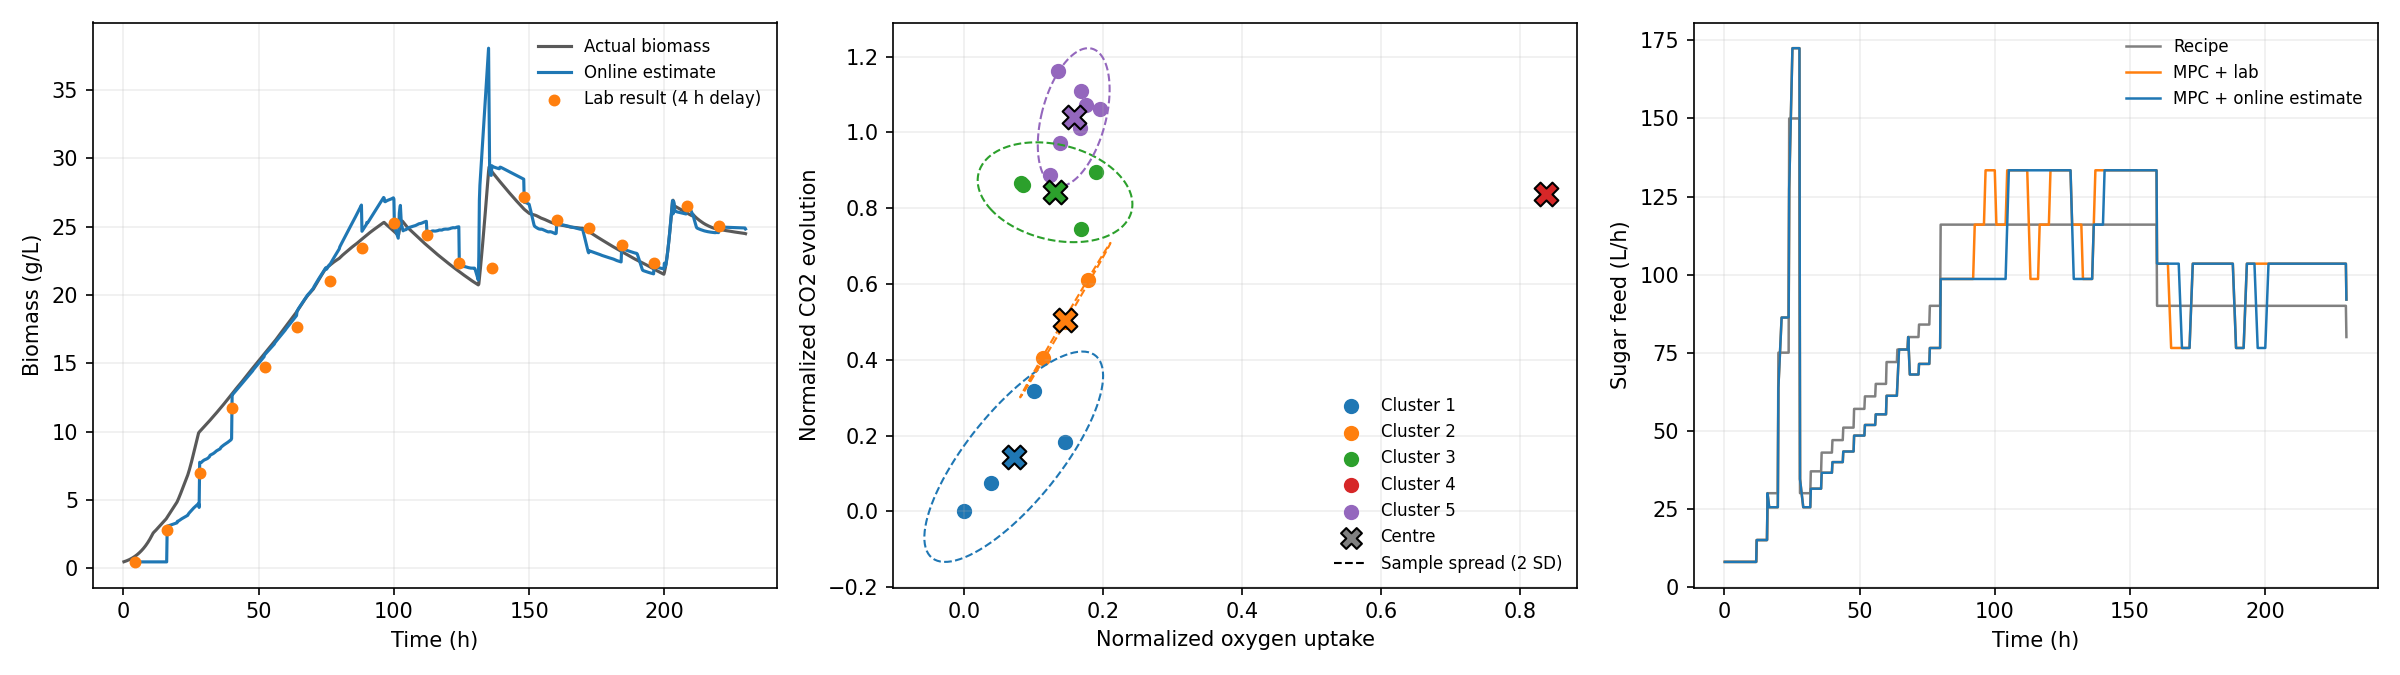

Write Python code to recreate this figure.
from collections import deque
from copy import deepcopy
from pathlib import Path
import sys
import numpy as np
import matplotlib
matplotlib.use('Agg')
import matplotlib.pyplot as plt
import pandas as pd

ROOT = Path(__file__).resolve().parent
sys.path.insert(0, str(ROOT.parent / 'vendor' / 'PenSimPy'))
from pensimpy.peni_env_setup import PenSimEnv
from pensimpy.examples.recipe import Recipe, RecipeCombo
from pensimpy.data import constants as recipes
from pensimpy.constants import STEP_IN_HOURS as DT, NUM_STEPS

HORIZON, REPLAN = 8., 4.
LAB_PERIOD, LAB_DELAY, START = 12., 4., 16.


def oxygen_limits(pressure, broth_mass):
    top = 1 + pressure
    bottom = top + broth_mass * .9 * 9.81e-5 / (np.pi * 2.1**2)
    mean_pressure = (bottom - top) / np.log(bottom / top)
    saturation = mean_pressure * .21 / .0251
    return .1 * saturation, .3 * saturation


class PooledModel:
    def __init__(self, dimension=6, capacity=30):
        self.d, self.capacity, self.clusters = dimension, capacity, []
        self.updates = 0
        self.next_id, self.last_id = 1, 0

    def parameters(self, z):
        if not self.clusters:
            return np.zeros(self.d)
        distances = np.array([np.sum((z - c['z'])**2) for c in self.clusters])
        ids = np.argsort(distances)[:self.d]
        ds = distances[ids]
        weights = np.exp(-(ds - ds[0]) / max(np.median(ds) - ds[0], 1e-9))
        A, b = 0.01 * np.eye(self.d), np.zeros(self.d)
        for i, w in zip(ids, weights):
            A += w * self.clusters[i]['A']
            b += w * self.clusters[i]['b']
        return np.linalg.solve(A, b)

    def update(self, z, phi, y):
        assert np.isfinite(np.r_[z, phi, y]).all()
        cs = self.clusters

        for c in cs:
            c['A'] *= .98
            c['b'] *= .98
        distances = [np.sum((z - c['z'])**2) for c in cs]
        if not cs or min(distances) > .08:
            cs.append(dict(id=self.next_id, z=z.copy(), n=0,
                      A=np.zeros((self.d, self.d)), b=np.zeros(self.d)))
            self.next_id += 1
            i = len(cs) - 1
        else:
            i = int(np.argmin(distances))
        c = cs[i]
        self.last_id = c['id']
        c['n'] += 1
        c['z'] += (z - c['z']) / min(c['n'], 200)
        c['A'] += np.outer(phi, phi)
        c['b'] += phi * y
        self.updates += 1
        if len(cs) > self.capacity:
            centers = np.array([c['z'] for c in cs])
            distance = np.sum((centers[:, None] - centers[None, :])**2, axis=2)
            np.fill_diagonal(distance, np.inf)
            i, j = np.unravel_index(np.argmin(distance), distance.shape)
            a, b = cs[i], cs[j]
            a['z'] = (a['n'] * a['z'] + b['n'] * b['z']) / (a['n'] + b['n'])
            for key in ('n', 'A', 'b'):
                a[key] += b[key]
            cs.pop(j)


class BiomassSensor:
    def __init__(self):
        self.model = PooledModel()
        self.anchor = None
        self.latest = None
        self.received = 0
        self.samples = []

    def estimate(self, z):
        if self.anchor is None:
            return np.nan
        sampled_z, biomass = self.anchor

        theta = self.model.parameters(z)
        return max(0., float(biomass + 50 * np.r_[0., z - sampled_z] @ theta))

    # train when the lab result arrives
    def receive(self, now, sample):
        taken, due, z, biomass, volume, nominal_feed, predicted = sample
        assert now >= due and np.isclose(due - taken, LAB_DELAY)
        self.latest = (biomass, volume, nominal_feed)
        self.received += 1
        self.model.update(z, np.r_[1., z], biomass / 50)
        self.samples.append((self.model.last_id, z.copy()))
        self.anchor = (z.copy(), biomass)
        return biomass - predicted if np.isfinite(predicted) else np.nan


def features(time, feed_total, offgas, volume):
    return np.array([time / 230, feed_total / 20000, offgas[0] / 10,
                     offgas[1] / 2, volume / 100000])


class FeedController:
    def __init__(self, initial):
        self.air, self.feed = initial['Fg'], initial['Fs']

    def choose(self, nominal, oxygen, mass, factor=1.):
        action = nominal.copy()
        _, limit = oxygen_limits(nominal['pressure'], mass)
        self.air = float(np.clip(self.air + 2 * np.clip(limit + .5 - oxygen, -1, 1),
                                 nominal['Fg'], 110.))
        action['Fg'] = self.air
        desired = factor * nominal['Fs']
        limited = np.clip(desired, self.feed - .05 *
                          nominal['Fs'], self.feed + .05 * nominal['Fs'])
        action['Fs'] = float(
            np.clip(limited, .85 * nominal['Fs'], 1.15 * nominal['Fs']))

        self.feed = action['Fs']
        return action


class Predictor:
    channels = ('DO2', 'V', 'Wt', 'pH', 'T')

    def __init__(self):
        self.env = PenSimEnv(recipe(), fast=False)
        self.env.random_seed_ref = 0
        self.env.ctrl_flags.Raman_spec = 0
        self.env.ctrl_flags.Dis = 0
        _, self.state = self.env.reset()
        self.checkpoint(0)

    @staticmethod
    def biomass(env, state, k, value):
        names = ('a0', 'a1', 'a3', 'a4')
        old = sum(float(getattr(env.x0, n)) if k == 0 else read(state, n, k - 1)
                  for n in names)
        ratio = max(value, .001) / max(old, .001)
        for n in names:
            if k == 0:
                setattr(env.x0, n, float(getattr(env.x0, n)) * ratio)
            else:
                getattr(state, n).y[k - 1] *= ratio
        if k:
            state.X.y[k - 1] = max(value, .001)

    def checkpoint(self, k):
        self.saved = (k, deepcopy(self.env), deepcopy(self.state))
        self.history = []

    def advance(self, k, action, measured, remember=True):
        self.env.step(k, self.state, **action)

        for n, value in zip(self.channels, measured):
            getattr(self.state, n).y[k - 1] = value
        if remember:
            self.history.append((k, action.copy(), tuple(measured)))

    # correct the old state, replay to now
    def assay(self, taken, value):
        k, env, state = self.saved
        assert np.isclose(k * DT, taken)
        self.env, self.state = deepcopy(env), deepcopy(state)
        self.biomass(self.env, self.state, k, value)
        for step, action, measured in self.history:
            self.advance(step, action, measured, remember=False)

    def plan(self, k, controller, estimate):
        candidates, invalid = [], 0
        for factor in (.85, 1., 1.15):
            env, state, actuator = deepcopy(self.env), deepcopy(
                self.state), deepcopy(controller)
            if np.isfinite(estimate):
                self.biomass(env, state, k - 1, estimate)
            harvested, deficit, feed = 0., 0., 0.
            try:
                for j in range(k, min(NUM_STEPS + 1, k + round(HORIZON / DT))):
                    nominal = env.recipe_combo.get_values_dict_at(j * DT)
                    action = actuator.choose(nominal, read(
                        state, 'DO2', j - 2), read(state, 'Wt', j - 2), factor)
                    env.step(j, state, **action)
                    product, volume, biomass = (read(state, n, j - 1)
                                                for n in ('P', 'V', 'X'))
                    density = (1100 + product + biomass) / 1000
                    _, limit = oxygen_limits(action['pressure'], density * volume)
                    deficit += max(limit - read(state, 'DO2', j - 1), 0) * DT
                    harvested += max(-read(state, 'discharge', j - 1),
                                     0) / density * product * DT / 1000
                    feed += action['Fs'] * DT
                total = harvested + product * volume / 1000
                if not np.isfinite([total, deficit, feed]).all():
                    raise FloatingPointError('Non-finite forecast')
            except (ValueError, RuntimeError, OverflowError, FloatingPointError):
                invalid += 1
                continue

            candidates.append((deficit > 1e-8, deficit if deficit >
                              1e-8 else 0., -total, feed, factor))
        if not candidates:
            return 1., 1, invalid
        best = min(candidates)
        return best[-1], int(best[0]), invalid


def recipe():
    names = ['FS', 'FOIL', 'FG', 'PRESS', 'DISCHARGE', 'WATER', 'PAA']
    keys = ['Fs', 'Foil', 'Fg', 'pressure', 'discharge', 'Fw', 'Fpaa']
    profiles = {k: Recipe(getattr(recipes, n + '_DEFAULT_PROFILE'), k)
                for n, k in zip(names, keys)}

    harvest = [{'time': 0, 'value': 0}]
    for start in (100, 130, 150, 170, 190, 210):
        harvest += [{'time': start, 'value': 4000}, {'time': start + 2, 'value': 0}]
    profiles['discharge'] = Recipe(harvest, 'discharge')
    return RecipeCombo(profiles)


def read(x, name, i):
    return float(np.asarray(getattr(x, name).y[i]).item())


def run(seed=1, policy='recipe'):
    env = PenSimEnv(recipe(), fast=False)
    env.random_seed_ref = seed
    env.ctrl_flags.Raman_spec = 0
    assert env.ctrl_flags.Faults == 0 and env.ctrl_flags.Inhib == 2
    _, plant = env.reset()
    initial = env.recipe_combo.get_values_dict_at(DT)
    sensor, controller = BiomassSensor(), FeedController(initial)
    predictor = Predictor() if policy != 'recipe' else None
    factor, infeasible, plans, invalid_forecasts, fallbacks = 1., 0, 0, 0, 0
    oxygen, volume = float(env.x0.DO2), float(env.x0.V)
    mass, offgas, feed_total = float(env.x0.Wt), (0., 0.), 0.
    pending, rows = deque(), []

    z = features(0., 0., offgas, volume)
    pending.append((0., LAB_DELAY, z.copy(),
                    sum(float(getattr(env.x0, n))
                        for n in ('a0', 'a1', 'a3', 'a4')), volume,
                    initial['Fs'], np.nan))
    harvested, lab_error = 0., np.nan
    for k in range(1, NUM_STEPS + 1):
        now, end = (k - 1) * DT, k * DT
        while pending and pending[0][1] <= now + 1e-8:
            sample = pending.popleft()
            lab_error = sensor.receive(round(now, 8), sample)
            if predictor is not None:
                predictor.assay(sample[0], sample[3])
        z = features(now, feed_total, offgas, volume)
        estimate = sensor.estimate(z)
        nominal = env.recipe_combo.get_values_dict_at(end)
        if predictor is not None and now >= START and (k - 1) % round(REPLAN / DT) == 0:
            factor, failed, invalid = predictor.plan(
                k, controller, estimate if policy == 'soft' else np.nan)
            infeasible += failed
            invalid_forecasts += invalid
            fallbacks += int(invalid == 3)
            plans += 1
        action = controller.choose(nominal, oxygen, mass, factor)
        if policy == 'recipe' or now < START:
            action['Fs'] = controller.feed = nominal['Fs']

        _, plant, _, _ = env.step(k, plant, **action)
        assert np.isclose(read(plant, 'Fs', k - 1), action['Fs'])
        assert np.isclose(read(plant, 'Fg', k - 1), action['Fg'])
        oxygen, volume, mass = (read(plant, n, k - 1) for n in ('DO2', 'V', 'Wt'))
        offgas = tuple(read(plant, n, k - 1) for n in ('OUR', 'CER'))
        feed_total += action['Fs'] * DT
        z = features(end, feed_total, offgas, volume)

        estimate = sensor.estimate(z)
        lab_hold = sensor.latest[0] if sensor.latest is not None else np.nan
        if predictor is not None:
            predictor.advance(k, action, [read(plant, n, k - 1)
                              for n in Predictor.channels])
        truth, product = read(plant, 'X', k - 1), read(plant, 'P', k - 1)
        if k % round(LAB_PERIOD / DT) == 0:
            pending.append((end, end + LAB_DELAY, z.copy(), truth, volume,
                            nominal['Fs'], estimate))
            if predictor is not None:
                predictor.checkpoint(k)

        density = (1100 + truth + product) / 1000
        growth_limit, production_limit = oxygen_limits(
            action['pressure'], density * volume)
        harvested += max(-read(plant, 'discharge', k - 1), 0) / \
            density * product * DT / 1000
        product_kg = harvested + product * volume / 1000
        rows.append([end, truth, estimate, lab_hold, oxygen, action['Fs'],
                     nominal['Fs'], action['Fg'], product_kg, production_limit,
                     growth_limit, sensor.received, sensor.model.updates,
                     len(sensor.model.clusters), lab_error, plans,
                     infeasible, invalid_forecasts, fallbacks])
        lab_error = np.nan
    columns = ['time', 'biomass', 'estimate', 'lab_hold', 'oxygen', 'feed',
               'recipe_feed', 'air', 'product_kg', 'production_limit', 'growth_limit',
               'assays', 'updates', 'clusters', 'lab_error',
               'plans', 'infeasible', 'invalid_forecasts', 'fallbacks']
    frame = pd.DataFrame(rows, columns=columns)
    frame.attrs.update(samples=sensor.samples,
                       centers=[(c['id'], c['z'].copy())
                                for c in sensor.model.clusters])
    assert np.isfinite(frame.drop(
        columns=['estimate', 'lab_hold', 'lab_error']).to_numpy()).all()
    assert (frame.feed >= .85 * frame.recipe_feed - 1e-8).all()
    assert (frame.feed <= 1.15 * frame.recipe_feed + 1e-8).all()
    assert frame.air.between(15., 110.).all()
    assert (frame.updates == frame.assays).all()
    assert frame.loc[frame.time <= LAB_DELAY, 'estimate'].isna().all()
    return frame


def metrics(frame):
    active = frame[frame.time >= START]
    valid = frame.estimate.notna()
    return dict(biomass_RMSE=np.sqrt(np.mean(
                    (frame.estimate[valid] - frame.biomass[valid])**2)),
                lab_hold_RMSE=np.sqrt(
                    np.mean((frame.lab_hold[valid] - frame.biomass[valid])**2)),
                delayed_lab_RMSE=np.sqrt(np.nanmean(frame.lab_error**2)),
                product_kg=frame.product_kg.iloc[-1], feed_L=frame.feed.sum() * DT,
                oxygen_deficit=np.maximum(
                    active.production_limit - active.oxygen, 0).sum() * DT,
                below_10pct_h=(active.oxygen < active.growth_limit).sum() * DT,
                assays=int(frame.assays.iloc[-1]), updates=int(frame.updates.iloc[-1]),
                plans=int(frame.plans.iloc[-1]),
                infeasible=int(frame.infeasible.iloc[-1]),
                invalid_forecasts=int(frame.invalid_forecasts.iloc[-1]),
                fallbacks=int(frame.fallbacks.iloc[-1]))


def plot(frames):
    soft = frames[2]
    fig, axes = plt.subplots(1, 3, figsize=(16, 4.5))
    t = soft.time
    ax = axes[0]
    ax.plot(t, soft.biomass, color='0.35', label='Actual biomass')
    ax.plot(t, soft.estimate, color='tab:blue', label='Online estimate')
    arrived = soft.assays.diff().fillna(0) > 0
    ax.scatter(t[arrived], soft.lab_hold[arrived], color='tab:orange', s=22,
               label='Lab result (4 h delay)', zorder=3)
    ax.set(xlabel='Time (h)', ylabel='Biomass (g/L)')

    ax = axes[1]
    for cid, center in soft.attrs['centers']:
        color = plt.get_cmap('tab10')((cid - 1) % 10)
        samples = np.array([z for i, z in soft.attrs['samples'] if i == cid])
        ax.scatter(samples[:, 2], samples[:, 3], s=40,
                   color=color, label=f'Cluster {cid}')
        # sample spread, not a model boundary
        if len(samples) >= 3:
            covariance = np.cov(samples[:, 2:4], rowvar=False)
            values, vectors = np.linalg.eigh(covariance)
            if values.min() > 1e-12:
                circle = np.array([np.cos(np.linspace(0, 2 * np.pi, 100)),
                                   np.sin(np.linspace(0, 2 * np.pi, 100))])
                ellipse = center[2:4, None] + \
                    vectors @ np.diag(2 * np.sqrt(values)) @ circle
                ax.plot(*ellipse, ls='--', lw=1, color=color)
        ax.scatter(center[2], center[3], marker='X', s=130, color=color,
                   edgecolors='black', zorder=4)
    ax.scatter([], [], marker='X', s=100, color='0.5',
               edgecolors='black', label='Centre')
    ax.plot([], [], 'k--', lw=1, label='Sample spread (2 SD)')
    ax.set(xlabel='Normalized oxygen uptake', ylabel='Normalized CO2 evolution')
    ax = axes[2]
    for frame, color, label in zip(frames, ['0.5', 'tab:orange', 'tab:blue'],
                                   ['Recipe', 'MPC + lab', 'MPC + online estimate']):
        ax.plot(t, frame.feed, color=color, lw=1.2, label=label)
    ax.set(xlabel='Time (h)', ylabel='Sugar feed (L/h)')
    for ax in axes:
        ax.legend(fontsize=8, frameon=False)
        ax.grid(alpha=.2)
    fig.tight_layout()
    fig.savefig(ROOT / 'demo.png', dpi=150)
    plt.close(fig)


if __name__ == '__main__':
    summary = []
    for seed in ((1, 2, 3) if '--validate' in sys.argv else (1,)):
        frames = []
        for policy in ('recipe', 'lab', 'soft'):
            print(f'Batch {seed}: {policy}', flush=True)
            frame = run(seed, policy)
            summary.append(dict(batch=seed, policy=policy, **metrics(frame)))
            frames.append(frame)
        warm = frames[0].time <= START
        for frame in frames[1:]:
            assert np.allclose(frames[0].loc[warm, ['biomass', 'feed', 'air']],
                               frame.loc[warm, ['biomass', 'feed', 'air']])
        difference = np.mean(abs(frames[2].feed - frames[1].feed) > 1e-8) * 100
        print(
            'Soft-sensor feed differs from lab-only feed on '
            f'{difference:.1f}% of steps', flush=True)
        if seed == 1:
            plot(frames)
    print(pd.DataFrame(summary).to_string(
        index=False, float_format=lambda x: f'{x:.3f}'))
    print('Saved demo.png. Nominal-model MPC; 8 h horizon, '
          '4 h replanning. No performance guarantee.')
